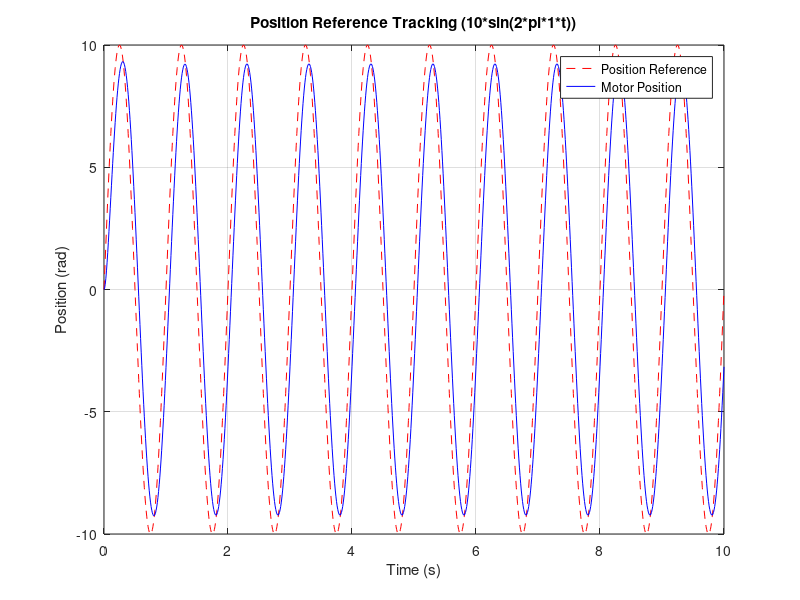
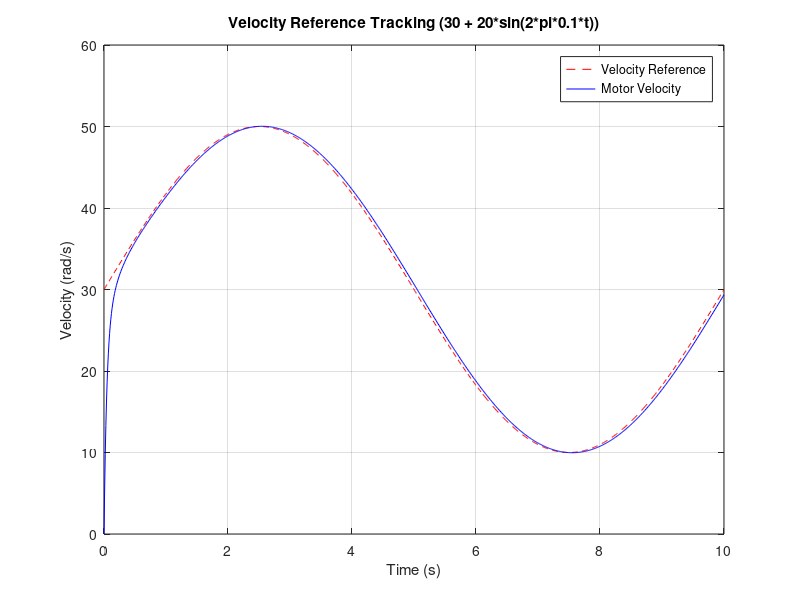

These figures' MATLAB source, in order:
% Parameters for DC Motor
R = 1.0;   % Armature resistance (Ohms)
L = 0.5;   % Armature inductance (H)
Kb = 0.01; % Back EMF constant (V/rad/s)
Kt = 0.01; % Torque constant (Nm/A)
J = 0.01;  % Rotor inertia (kg*m^2)
b = 0.1;   % Damping coefficient (Nm*s/rad)

% Transfer function of the DC motor
num_motor = Kt;
den_motor = [J*L, (J*R + L*b), (R*b + Kb*Kt)];
motor_tf = tf(num_motor, den_motor);

% PID Controller parameters
Kp = 100;   % Proportional gain
Ki = 200;   % Integral gain
Kd = 10;    % Derivative gain
PID_Controller = pid(Kp, Ki, Kd);

% Closed-loop transfer functions for position and velocity control
closed_loop_pos_sys = feedback(PID_Controller * motor_tf, 1);
closed_loop_vel_sys = feedback(PID_Controller * motor_tf, 1);

% Time vector for simulation
t = 0:0.01:10; % 10 seconds simulation

% 1. Position Reference Control: r(t) = 10 * sin(2 * pi * 1 * t)
position_ref = 10 * sin(2 * pi * 1 * t); % Position reference signal

% Simulate response for position control
[y_pos, t_pos] = lsim(closed_loop_pos_sys, position_ref, t);

% Plot results for position tracking
figure;
plot(t_pos, position_ref, 'r--', 'DisplayName', 'Position Reference');
hold on;
plot(t_pos, y_pos, 'b', 'DisplayName', 'Motor Position');
title('Position Reference Tracking (10*sin(2*pi*1*t))');
xlabel('Time (s)');
ylabel('Position (rad)');
legend;
grid on;

% 2. Velocity Reference Control: r(t) = 30 + 20 * sin(2 * pi * 0.1 * t)
velocity_ref = 30 + 20 * sin(2 * pi * 0.1 * t); % Velocity reference signal

% Simulate response for velocity control
[y_vel, t_vel] = lsim(closed_loop_vel_sys, velocity_ref, t);

% Plot results for velocity tracking
figure;
plot(t_vel, velocity_ref, 'r--', 'DisplayName', 'Velocity Reference');
hold on;
plot(t_vel, y_vel, 'b', 'DisplayName', 'Motor Velocity');
title('Velocity Reference Tracking (30 + 20*sin(2*pi*0.1*t))');
xlabel('Time (s)');
ylabel('Velocity (rad/s)');
legend;
grid on;
